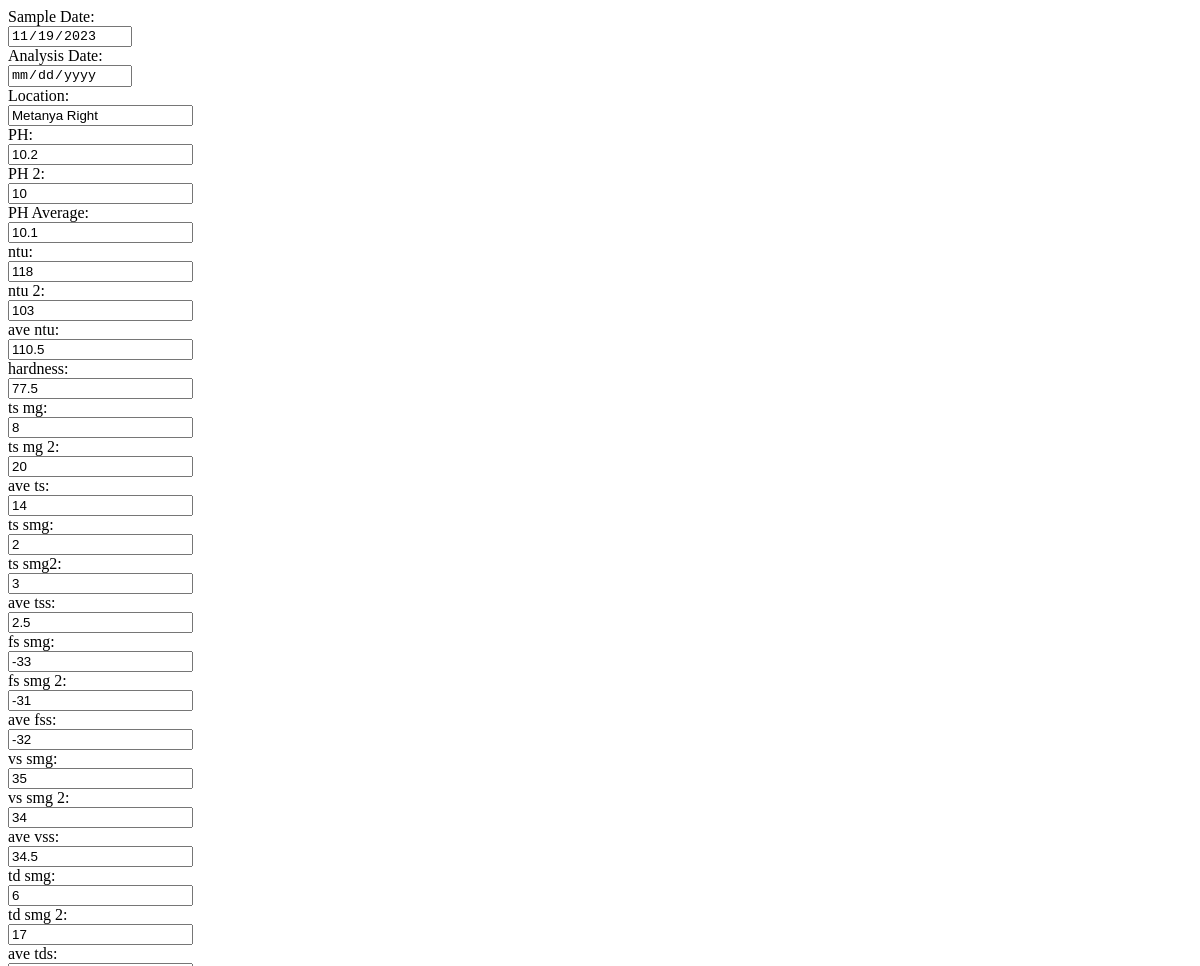
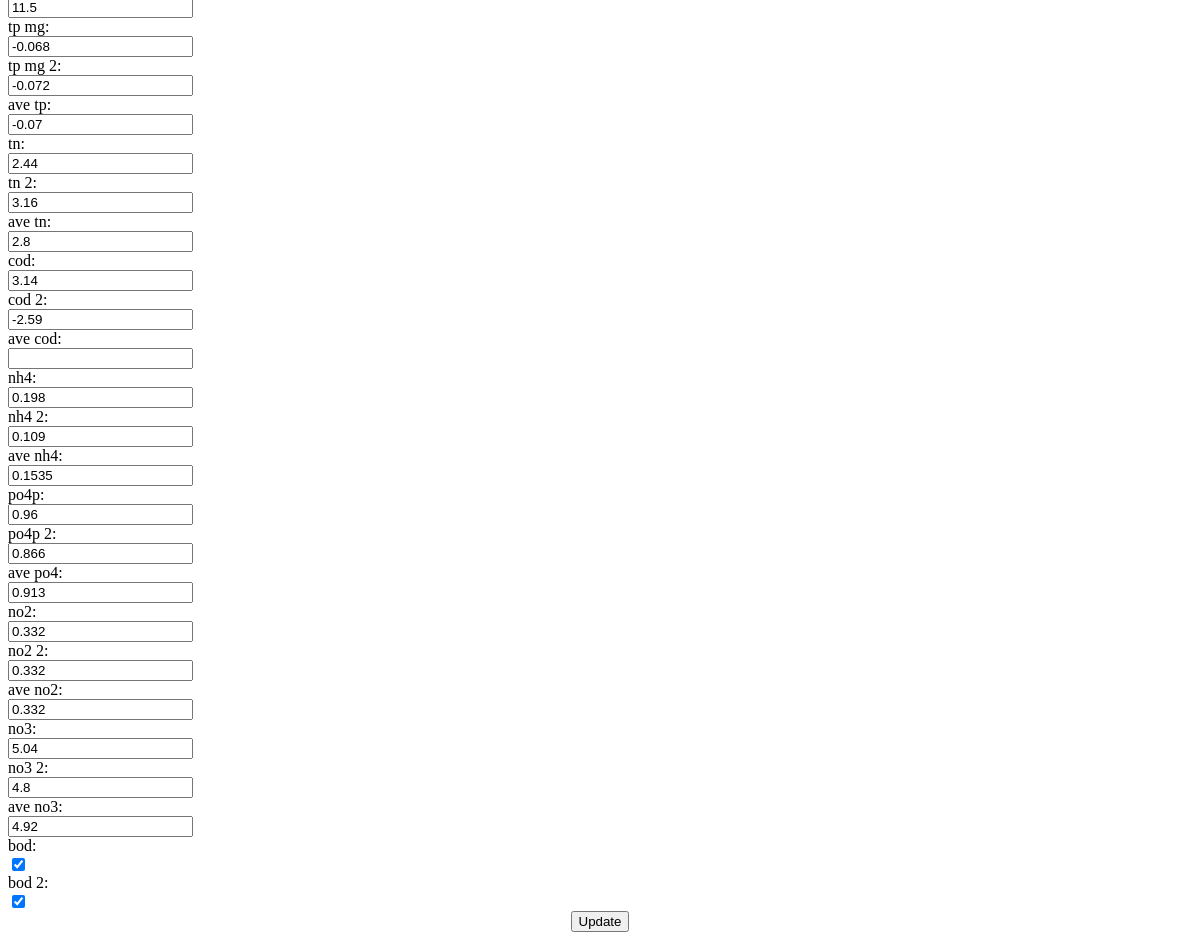
The app's page /lab_tests/edit/10 (signed in), older data (2 pictures, top to bottom).
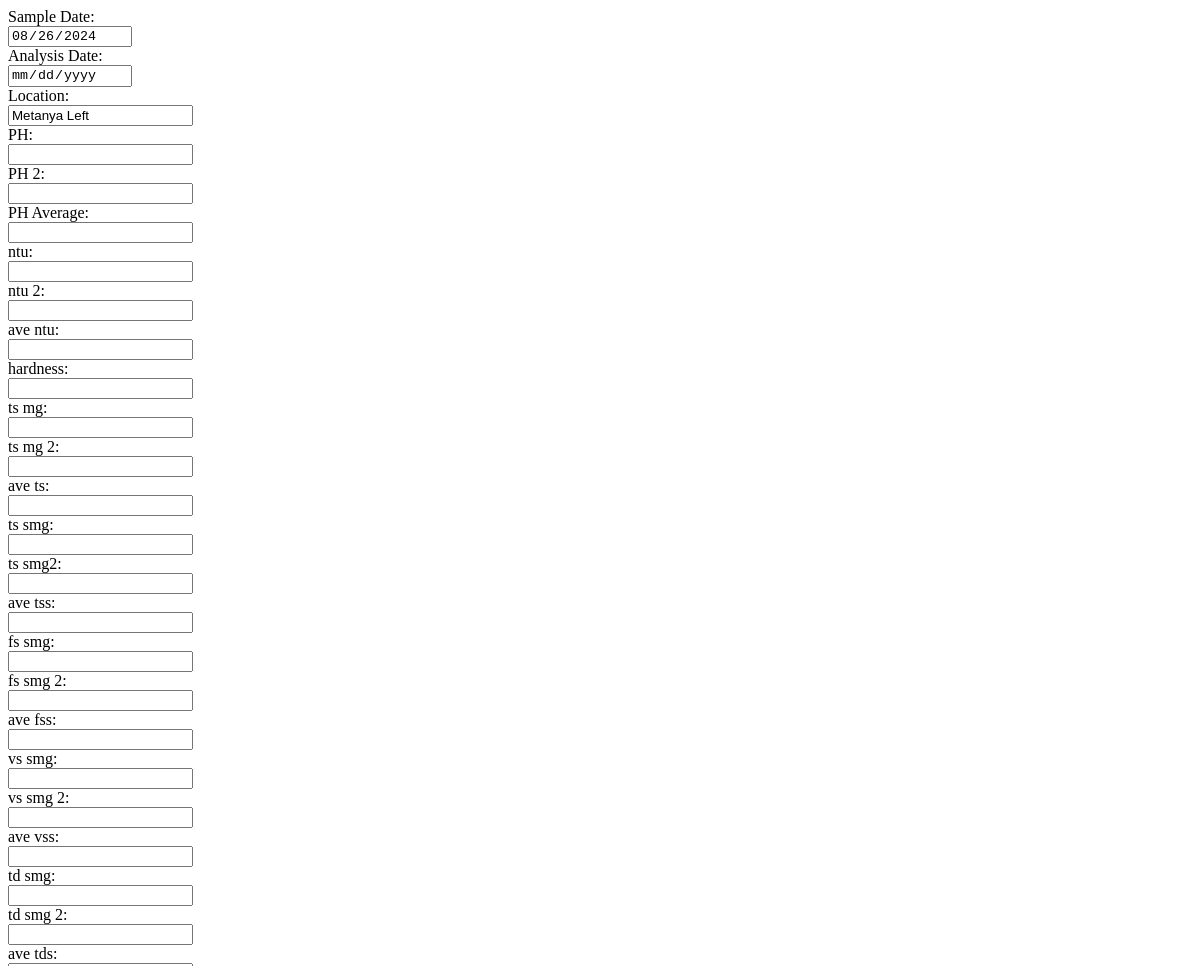
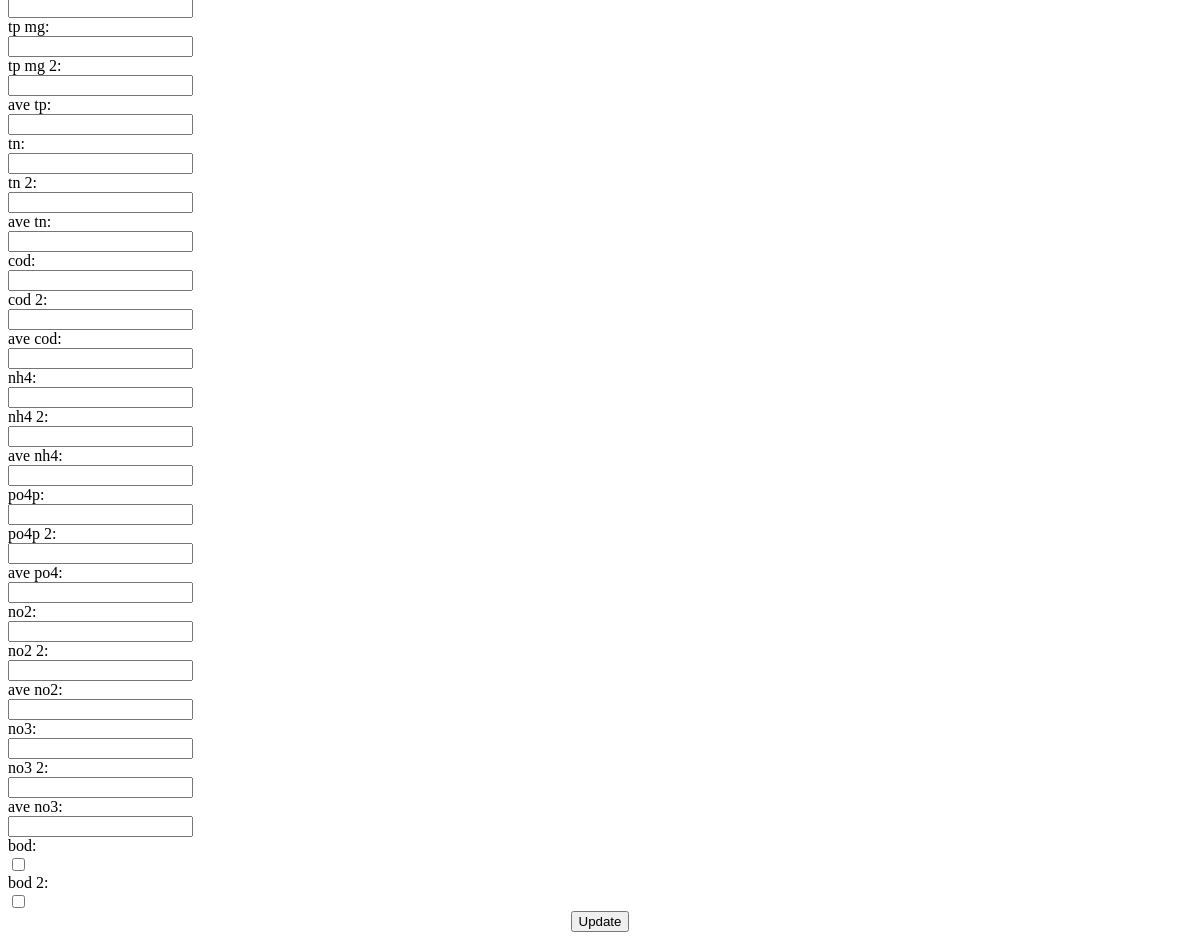
The same page, newer data (2 pictures, top to bottom).
### website/models.py (models this page shows)
class LabTest(db.Model):
    id = db.Column(db.Integer, primary_key=True)
    location = db.Column(db.String(100))
    name = db.Column(db.String(100), nullable=True)
    sample_date = db.Column(db.Date, nullable=True)
    analysis_date = db.Column(db.Date, nullable=True)
    ph = db.Column(db.Integer, nullable=True)
    ph_2 = db.Column(db.Integer, nullable=True)
    ph_average = db.Column(db.Integer, nullable=True)
    Alkalinity = db.Column(db.Integer, nullable=True)
    ntu = db.Column(db.Integer, nullable=True)
    ntu_2 = db.Column(db.Integer, nullable=True)
    ave = db.Column(db.Integer, nullable=True)
    hardness = db.Column(db.Integer, nullable=True)
    ts_mg = db.Column(db.Integer, nullable=True)
    ts_mg_2 = db.Column(db.Integer, nullable=True)
    ave_ts = db.Column(db.Integer, nullable=True)
    ts_smg = db.Column(db.Integer, nullable=True)
    ts_smg_2 = db.Column(db.Integer, nullable=True)
    ave_tss = db.Column(db.Integer, nullable=True)
    fs_smg = db.Column(db.Integer, nullable=True)
    fs_smg_2 = db.Column(db.Integer, nullable=True)
    ave_fss = db.Column(db.Integer, nullable=True)
    vs_smg = db.Column(db.Integer, nullable=True)
    vs_smg_2 = db.Column(db.Integer, nullable=True)
    ave_vss = db.Column(db.Integer, nullable=True)
    td_smg = db.Column(db.Integer, nullable=True)
    td_smg_2 = db.Column(db.Integer, nullable=True)
    ave_tds = db.Column(db.Integer, nullable=True)
    tp_mg = db.Column(db.Integer, nullable=True)
    tp_mg_2 = db.Column(db.Integer, nullable=True)
    ave_tp = db.Column(db.Integer, nullable=True)
    tn = db.Column(db.Integer, nullable=True)
    tn_2 = db.Column(db.Integer, nullable=True)
    ave_tn = db.Column(db.Integer, nullable=True)
    cod = db.Column(db.Integer, nullable=True)
    cod_2 = db.Column(db.Integer, nullable=True)
    ave_cod = db.Column(db.Integer, nullable=True)
    nh4 = db.Column(db.Integer, nullable=True)
    nh4_2 = db.Column(db.Integer, nullable=True)
    ave_nh4 = db.Column(db.Integer, nullable=True)
    po4p = db.Column(db.Integer, nullable=True)
    po4p_2 = db.Column(db.Integer, nullable=True)
    ave_po4 = db.Column(db.Integer, nullable=True)
    no2 = db.Column(db.Integer, nullable=True)
    no2_2 = db.Column(db.Integer, nullable=True)
    ave_no2 = db.Column(db.Integer, nullable=True)
    no3 = db.Column(db.Integer, nullable=True)
    no3_2 = db.Column(db.Integer, nullable=True)
    ave_no3 = db.Column(db.Integer, nullable=True)
    bod = db.Column(db.Boolean, nullable=True)
    bod2 = db.Column(db.Boolean, nullable=True)

### website/views/views.py (the view, shortened to what this page needs)
@views.route('/lab_tests/edit/<int:id>', methods=['GET', 'POST'])
@login_required
def edit_lab_test(id):
    lab_test = LabTest.query.get_or_404(id)
    return render_template('edit_lab_test.html', lab_test=lab_test, user=current_user)

### website/services/scheduler.py (called while the page is built)
def setup_scheduler(app):
    from apscheduler.schedulers.background import BackgroundScheduler
    scheduler = BackgroundScheduler()
    scheduler.start()
    scheduler.add_job(lambda: save_daily_sensor_reading(app), 'cron', hour=11, minute=55, second=0)
    scheduler.add_job(lambda: check_flood_risk(app), 'cron', hour=13, minute=59, second=0)
    scheduler.add_job(id='Sensor Reading Task', func=lambda: get_water_level_alert(app), trigger='interval', seconds=10)
    @app.teardown_appcontext
    def shutdown_scheduler(exception=None):
        if scheduler.running:
            scheduler.shutdown(wait=False)  # Change here to not wait for jobs to complete

### website/templates/edit_lab_test.html (shortened to what the changed rows need)
<form method="POST" action="{{ url_for('views.edit_lab_test', id=lab_test.id) }}">
  <div class="form-group">
    <div class="input-container">
      <input type="date" id="sample_date" name="sample_date" class="form-control" {% if lab_test.sample_date %}value="{{ lab_test.sample_date.strftime('%Y-%m-%d') if lab_test.sample_date else '' }}"{% endif %} readonly>
      </div>
    </div>
  <div class="form-group">
    <div class="input-container">
      <input type="date" id="analysis_date" name="analysis_date" class="form-control" {% if lab_test.analysis_date %}value="{{ lab_test.analysis_date.strftime('%Y-%m-%d') if lab_test.analysis_date else '' }}"{% endif %} readonly>
      </div>
    </div>
  <div class="form-group">
    <div class="input-container">
      <input type="text" id="location" name="location" class="form-control" {% if lab_test.location %}value="{{ lab_test.location }}"{% endif %} readonly>
      </div>
    </div>
  <div class="form-group">
    <div class="input-container">
      <input type="number" step="0.01" id="ph" name="ph" class="form-control" {% if lab_test.ph %}value="{{ lab_test.ph }}"{% endif %}>
      </div>
    </div>
  <div class="form-group">
    <div class="input-container">
      <input type="number" step="0.01" id="ph2" name="ph2" class="form-control" {% if lab_test.ph_2 %}value="{{ lab_test.ph_2 }}"{% endif %}>
      </div>
    </div>
  <div class="form-group">
    <div class="input-container">
      <input type="number" step="0.01" id="phAvg" name="phAvg" class="form-control" {% if lab_test.ph_average %}value="{{ lab_test.ph_average }}"{% endif %}>
        </div>
    </div>
      <div class="form-group">
        <div class="input-container">
            <input type="number" step="0.01" class="form-control" id="ntu" name="ntu" {% if lab_test.ntu %}value="{{ lab_test.ntu }}" {% endif %}>
        </div>
    </div>
    <div class="form-group">
        <div class="input-container">
            <input type="number" step="0.01" class="form-control" id="ntu2" name="ntu2" {% if lab_test.ntu_2 %}value="{{ lab_test.ntu_2 }}" {% endif %}>
        </div>
    </div>
    <div class="form-group">
        <div class="input-container">
            <input type="number" step="0.01" class="form-control" id="aveNtu" name="aveNtu" {% if lab_test.ave %}value="{{ lab_test.ave }}" {% endif %}>
        </div>
    </div>
    <div class="form-group">
        <div class="input-container">
            <input type="number" step="0.01" class="form-control" id="hardness" name="hardness" {% if lab_test.hardness %}value="{{ lab_test.hardness }}" {% endif %}>
        </div>
    </div>
    <div class="form-group">
        <div class="input-container">
            <input type="number" step="0.01" class="form-control" id="tsMg" name="tsMg" {% if lab_test.ts_mg %}value="{{ lab_test.ts_mg }}" {% endif %}>
        </div>
    </div>
    <div class="form-group">
        <div class="input-container">
            <input type="number" step="0.01" class="form-control" id="tsMg2" name="tsMg2" {% if lab_test.ts_mg_2 %}value="{{ lab_test.ts_mg_2 }}" {% endif %}>
        </div>
    </div>
    <div class="form-group">
        <div class="input-container">
            <input type="number" step="0.01" class="form-control" id="aveTs" name="aveTs" {% if lab_test.ave_ts %}value="{{ lab_test.ave_ts }}" {% endif %}>
        </div>
    </div>
    <div class="form-group">
        <div class="input-container">
            <input type="number" step="0.01" class="form-control" id="tsSmg" name="tsSmg" {% if lab_test.ts_smg %}value="{{ lab_test.ts_smg }}" {% endif %}>
        </div>
    </div>
    <div class="form-group">
        <div class="input-container">
            <input type="number" step="0.01" class="form-control" id="tsSmg2" name="tsSmg2" {% if lab_test.ts_smg_2 %}value="{{ lab_test.ts_smg_2 }}" {% endif %}>
        </div>
    </div>
    <div class="form-group">
        <div class="input-container">
            <input type="number" step="0.01" class="form-control" id="aveTss" name="aveTss" {% if lab_test.ave_tss %}value="{{ lab_test.ave_tss }}" {% endif %}>
        </div>
    </div>
    <div class="form-group">
        <div class="input-container">
            <input type="number" step="0.01" class="form-control" id="fsSmg" name="fsSmg" {% if lab_test.fs_smg %}value="{{ lab_test.fs_smg }}" {% endif %}>
        </div>
    </div>
    <div class="form-group">
        <div class="input-container">
            <input type="number" step="0.01" class="form-control" id="fsSmg2" name="fsSmg2" {% if lab_test.fs_smg_2 %}value="{{ lab_test.fs_smg_2 }}" {% endif %}>
        </div>
    </div>
    <div class="form-group">
        <div class="input-container">
            <input type="number" step="0.01" class="form-control" id="aveFss" name="aveFss" {% if lab_test.ave_fss %}value="{{ lab_test.ave_fss }}" {% endif %}>
        </div>
    </div>
    <div class="form-group">
        <div class="input-container">
            <input type="number" step="0.01" class="form-control" id="vsSmg" name="vsSmg" {% if lab_test.vs_smg %}value="{{ lab_test.vs_smg }}" {% endif %}>
        </div>
    </div>
    <div class="form-group">
        <div class="input-container">
            <input type="number" step="0.01" class="form-control" id="vsSmg2" name="vsSmg2" {% if lab_test.vs_smg_2 %}value="{{ lab_test.vs_smg_2 }}" {% endif %}>
        </div>
    </div>
    <div class="form-group">
        <div class="input-container">
            <input type="number" step="0.01" class="form-control" id="aveVss" name="aveVss" {% if lab_test.ave_vss %}value="{{ lab_test.ave_vss }}" {% endif %}>
        </div>
    </div>
    <div class="form-group">
        <div class="input-container">
            <input type="number" step="0.01" class="form-control" id="tdSmg" name="tdSmg" {% if lab_test.td_smg %}value="{{ lab_test.td_smg }}" {% endif %}>
        </div>
    </div>
    <div class="form-group">
        <div class="input-container">
            <input type="number" step="0.01" class="form-control" id="tdSmg2" name="tdSmg2" {% if lab_test.td_smg_2 %}value="{{ lab_test.td_smg_2 }}" {% endif %}>
        </div>
    </div>
    <div class="form-group">
        <div class="input-container">
            <input type="number" step="0.01" class="form-control" id="aveTds" name="aveTds" {% if lab_test.ave_tds %}value="{{ lab_test.ave_tds }}" {% endif %}>
        </div>
    </div>
    <div class="form-group">
        <div class="input-container">
            <input type="number" step="0.01" class="form-control" id="tpMg" name="tpMg" {% if lab_test.tp_mg %}value="{{ lab_test.tp_mg }}" {% endif %}>
        </div>
    </div>
    <div class="form-group">
        <div class="input-container">
            <input type="number" step="0.01" class="form-control" id="tpMg2" name="tpMg2" {% if lab_test.tp_mg_2 %}value="{{ lab_test.tp_mg_2 }}" {% endif %}>
        </div>
    </div>
    <div class="form-group">
        <div class="input-container">
            <input type="number" step="0.01" class="form-control" id="aveTp" name="aveTp" {% if lab_test.ave_tp %}value="{{ lab_test.ave_tp }}" {% endif %}>
        </div>
    </div>
    <div class="form-group">
        <div class="input-container">
            <input type="number" step="0.01" class="form-control" id="tn" name="tn" {% if lab_test.tn %}value="{{ lab_test.tn }}" {% endif %}>
        </div>
    </div>
    <div class="form-group">
        <div class="input-container">
            <input type="number"step="0.01" class="form-control" id="tn2" name="tn2" {% if lab_test.tn_2 %}value="{{ lab_test.tn_2 }}" {% endif %}>
        </div>
    </div>
    <div class="form-group">
        <div class="input-container">
            <input type="number" step="0.01" class="form-control" id="aveTn" name="aveTn" {% if lab_test.ave_tn %}value="{{ lab_test.ave_tn }}" {% endif %}>
        </div>
    </div>
    <div class="form-group">
        <div class="input-container">
            <input type="number" step="0.01" class="form-control" id="cod" name="cod" {% if lab_test.cod %}value="{{ lab_test.cod }}" {% endif %}>
        </div>
    </div>
    <div class="form-group">
        <div class="input-container">
            <input type="number" step="0.01" class="form-control" id="cod2" name="cod2" {% if lab_test.cod_2 %}value="{{ lab_test.cod_2 }}" {% endif %}>
        </div>
    </div>
    <div class="form-group">
        <div class="input-container">
            <input type="number" step="0.01" class="form-control" id="aveCod" name="aveCod" {% if lab_test.ave_cod %}value="{{ lab_test.ave_cod }}" {% endif %}>
        </div>
    </div>
    <div class="form-group">
        <div class="input-container">
            <input type="number" step="0.01" class="form-control" id="nh4" name="nh4" {% if lab_test.nh4 %}value="{{ lab_test.nh4 }}" {% endif %}>
        </div>
    </div>
    <div class="form-group">
        <div class="input-container">
            <input type="number" step="0.01" class="form-control" id="nh42" name="nh42" {% if lab_test.nh4_2 %}value="{{ lab_test.nh4_2 }}" {% endif %}>
        </div>
    </div>
    <div class="form-group">
        <div class="input-container">
            <input type="number" step="0.01" class="form-control" id="aveNh4" name="aveNh4" {% if lab_test.ave_nh4 %}value="{{ lab_test.ave_nh4 }}" {% endif %}>
        </div>
    </div>
    <div class="form-group">
        <div class="input-container">
            <input type="number" step="0.01" class="form-control" id="po4p" name="po4p" {% if lab_test.po4p %}value="{{ lab_test.po4p }}" {% endif %}>
        </div>
    </div>
    <div class="form-group">
        <div class="input-container">
            <input type="number" step="0.01" class="form-control" id="po4p2" name="po4p2" {% if lab_test.po4p_2 %}value="{{ lab_test.po4p_2 }}" {% endif %}>
        </div>
    </div>
    <div class="form-group">
        <div class="input-container">
            <input type="number" step="0.01" class="form-control" id="avePo4" name="avePo4" {% if lab_test.ave_po4 %}value="{{ lab_test.ave_po4 }}" {% endif %}>
        </div>
    </div>
    <div class="form-group">
        <div class="input-container">
            <input type="number" step="0.01" class="form-control" id="no2" name="no2" {% if lab_test.no2 %}value="{{ lab_test.no2 }}" {% endif %}>
        </div>
    </div>
    <div class="form-group">
        <div class="input-container">
            <input type="number" step="0.01" class="form-control" id="no22" name="no22" {% if lab_test.no2_2 %}value="{{ lab_test.no2_2 }}" {% endif %}>
        </div>
    </div>
    <div class="form-group">
        <div class="input-container">
            <input type="number" step="0.01" class="form-control" id="aveNo2" name="aveNo2" {% if lab_test.ave_no2 %}value="{{ lab_test.ave_no2 }}" {% endif %}>
        </div>
    </div>
    <div class="form-group">
        <div class="input-container">
            <input type="number" step="0.01" class="form-control" id="no3" name="no3" {% if lab_test.no3 %}value="{{ lab_test.no3 }}" {% endif %}>
        </div>
    </div>
    <div class="form-group">
        <div class="input-container">
            <input type="number" step="0.01" class="form-control" id="no32" name="no32" {% if lab_test.no3_2 %}value="{{ lab_test.no3_2 }}" {% endif %}>
        </div>
    </div>
    <div class="form-group">
        <div class="input-container">
            <input type="number" step="0.01" class="form-control" id="aveNo3" name="aveNo3" {% if lab_test.ave_no3 %}value="{{ lab_test.ave_no3 }}" {% endif %}>
        </div>
    </div>
    <div class="form-group">
        <div class="input-container">
            <input type="checkbox" class="form-control" id="bod" name="bod" value="1" {% if lab_test.bod %}checked {% endif %}>
        </div>
    </div>
    <div class="form-group">
        <div class="input-container">
            <input type="checkbox" class="form-control" id="bod2" name="bod2" value="1" {% if lab_test.bod2 %}checked {% endif %}>
        </div>
    </div>
</form>

Row changes from the older to the newer data that the page shows:
changed LabTest: sample_date "11/19/2023" → "08/26/2024"; location "Metanya Right" → "Metanya Left"; ph "10.2" → (not shown); ph2 "10" → (not shown); phAvg "10.1" → (not shown); ntu "118" → (not shown); ntu2 "103" → (not shown); aveNtu "110.5" → (not shown); hardness "77.5" → (not shown); tsMg "8" → (not shown); tsMg2 "20" → (not shown); aveTs "14" → (not shown); tsSmg "2" → (not shown); tsSmg2 "3" → (not shown); aveTss "2.5" → (not shown); fsSmg "-33" → (not shown); fsSmg2 "-31" → (not shown); aveFss "-32" → (not shown); vsSmg "35" → (not shown); vsSmg2 "34" → (not shown); aveVss "34.5" → (not shown); tdSmg "6" → (not shown); tdSmg2 "17" → (not shown); aveTds "11.5" → (not shown); tpMg "-0.068" → (not shown); tpMg2 "-0.072" → (not shown); aveTp "-0.07" → (not shown); tn "2.44" → (not shown); tn2 "3.16" → (not shown); aveTn "2.8" → (not shown); cod "3.14" → (not shown); cod2 "-2.59" → (not shown); nh4 "0.198" → (not shown); nh42 "0.109" → (not shown); aveNh4 "0.1535" → (not shown); po4p "0.96" → (not shown); po4p2 "0.866" → (not shown); avePo4 "0.913" → (not shown); no2 "0.332" → (not shown); no22 "0.332" → (not shown); aveNo2 "0.332" → (not shown); no3 "5.04" → (not shown); no32 "4.8" → (not shown); aveNo3 "4.92" → (not shown); bod "☑" → "☐"; bod2 "☑" → "☐"
